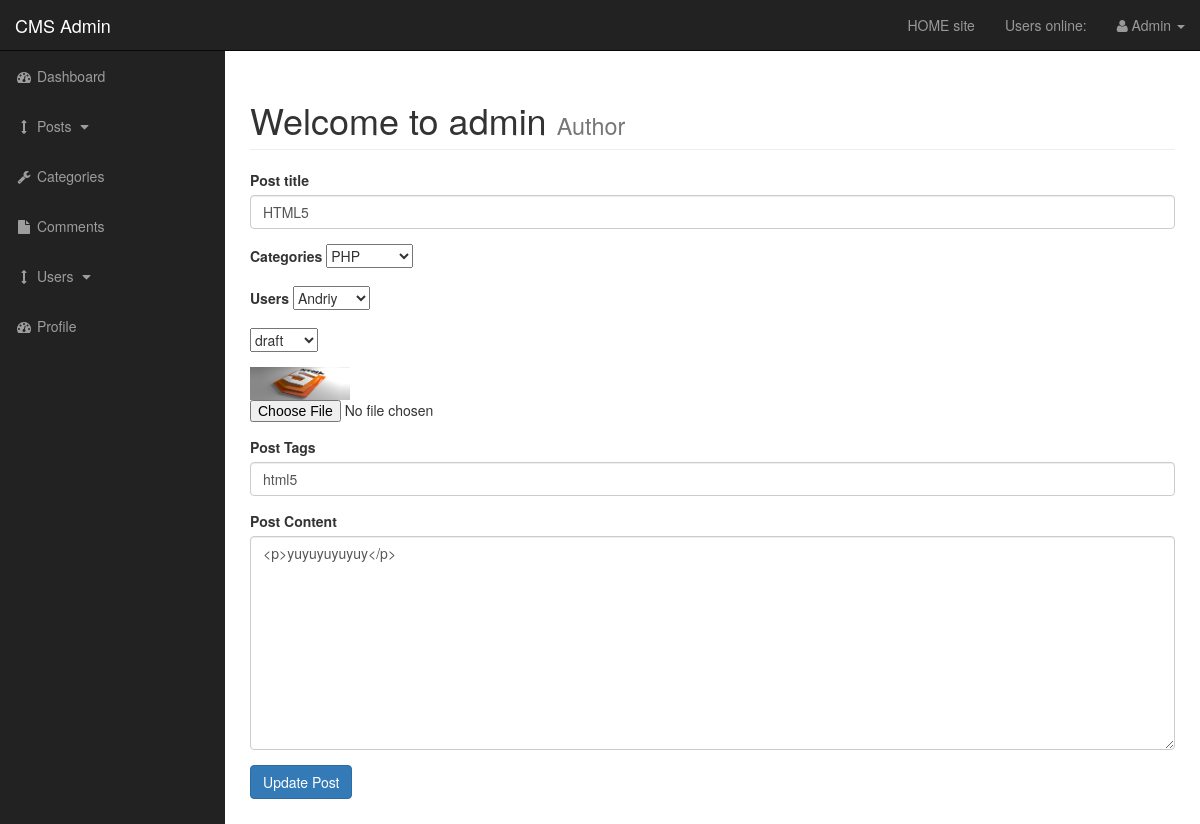
The page /admin/posts.php?source=edit_post&p_id=62 (signed in) on the database as committed earlier.
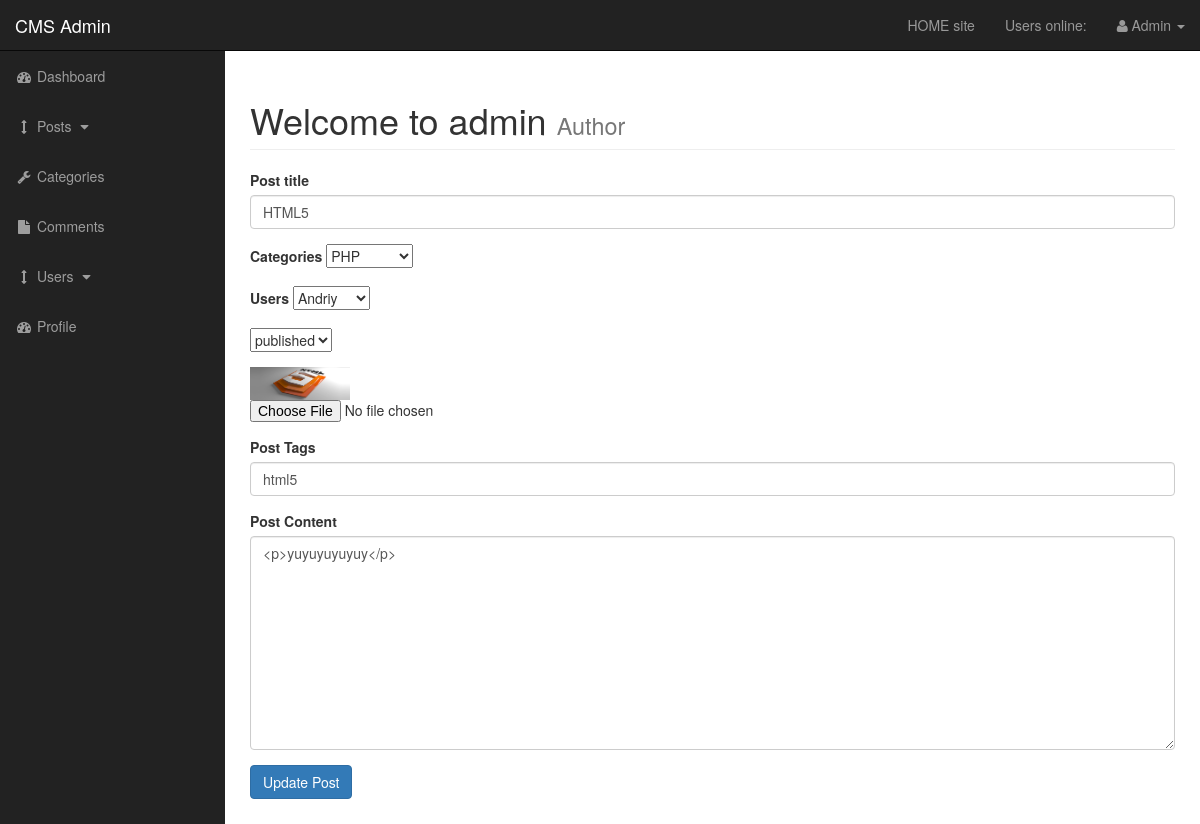
The same page on the database as committed later.
### tables this page shows
CREATE TABLE `posts` (
  `post_id` int(3) NOT NULL,
  `post_category_id` int(3) NOT NULL,
  `post_title` varchar(255) NOT NULL,
  `post_author` varchar(255) NOT NULL,
  `post_user` varchar(255) NOT NULL,
  `post_date` date NOT NULL,
  `post_image` text NOT NULL,
  `post_content` text NOT NULL,
  `post_tags` varchar(255) NOT NULL,
  `post_comment_count` int(11) NOT NULL,
  `post_status` varchar(255) NOT NULL DEFAULT 'draft',
  `post_views_count` int(11) NOT NULL
);

### admin/functions.php (called while the page is built, shortened)
<?php
function escape($string) {
    global $connection;
    return mysqli_real_escape_string($connection, trim($string));
}
?>

### admin/includes/edit_post.php (the view, shortened to what this page needs)
<?php
    if(isset($_GET['p_id'])) {
       $the_post_id = escape($_GET['p_id']);
}
    $query = "SELECT * FROM posts WHERE post_id = $the_post_id ";
    $select_posts_by_id = mysqli_query($connection, $query);
    while($row = mysqli_fetch_assoc($select_posts_by_id)) {
    $post_user = $row['post_user'];
    $post_title = $row['post_title'];
    $post_status = $row['post_status'];
    $post_image = $row['post_image'];
    $post_content = $row['post_content'];
    $post_tags = $row['post_tags'];
}
?>
<form action="" method="post" enctype="multipart/form-data">
    <div class="form-group">
      <label for="title">Post title</label>
      <input value="<?php echo $post_title; ?>" type="text" class="form-control" name="post_title">
    </div>
    <div class="form-group">
        <label for="categories">Categories</label>
        <select name="post_category" id="">
<?php
    $query = "SELECT * FROM categories";
    $select_categories = mysqli_query($connection, $query);
    while($row = mysqli_fetch_assoc($select_categories)) {
    $cat_id = $row['cat_id'];
    $cat_title = $row['cat_title'];
        echo "<option value='$cat_id'>{$cat_title}</option>";
    }
?></select>
    </div>
    <div class="form-group">
            <label for="users">Users</label>
                <select name="post_user" id="">
                    <?php echo "<option value='{$post_user}'>{$post_user}</option>"; ?>
            </select>
        </div>
    <div class="form-group">
        <select name="post_status" id="">
            <option value='<?php echo $post_status; ?>'><?php echo $post_status; ?></option>
        </select>
    </div>
     <div class="form-group">
        <img width="100" src="../images/<?php echo $post_image;?>" alt="pic" >
        <input type="file" name="image">
    </div>
      <div class="form-group">
        <label for="post_tags">Post Tags</label>
        <input value="<?php echo $post_tags; ?>" type="text" class="form-control" name="post_tags">
    </div>
    <div class="form-group">
        <label for="post_content">Post Content</label>
        <textarea  type="text" name="post_content" id='' rows="10" cols="30" class="form-control"><?php echo $post_content; ?></textarea>
    </div>
    <div class="form-group">
        <input type="submit" class="btn btn-primary" name="update_post" value="Update Post">
    </div>
</form>

Rows that differ between the two databases and show on the page:
changed posts "HTML5": post_status "draft" → "published"
